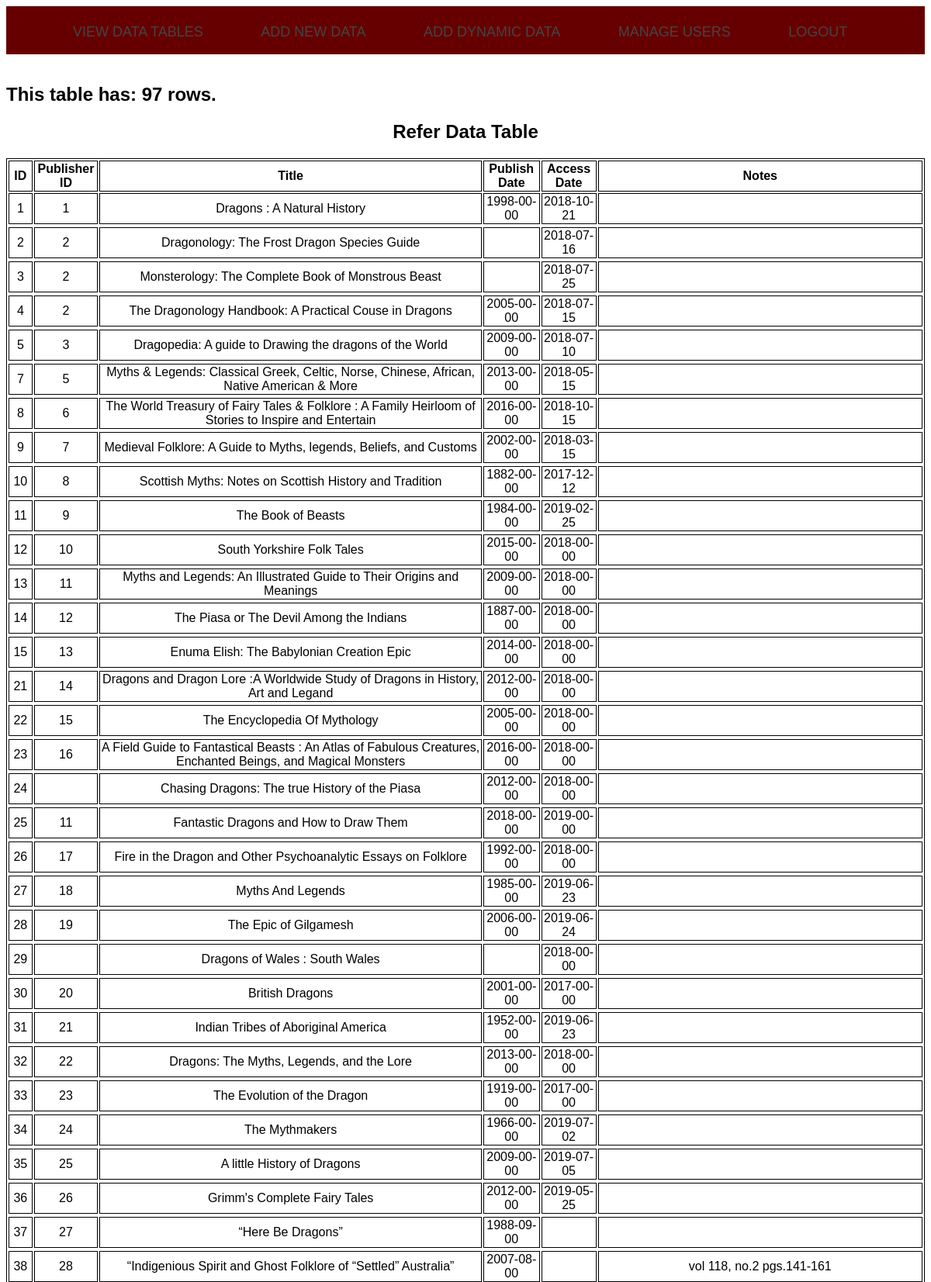
The page /tables/referTable.tab.php (upper part) on the database its author committed.
### tables this page shows
CREATE TABLE `refer` (
  `id` int(11) NOT NULL AUTO_INCREMENT,
  `fkey_publisher_id` int(11) DEFAULT NULL,
  `title` varchar(2000) DEFAULT NULL,
  `publish_date` date DEFAULT NULL,
  `access_date` date DEFAULT NULL,
  `Notes` varchar(1000) DEFAULT NULL,
  PRIMARY KEY (`id`)
);

### tables/referTable.tab.php (the view, shortened to what this page needs)
<?php
  require "../includes/Header.inc.php";
  require "../includes/DBConnection.inc.php";
  $result = $conn->query('SELECT * FROM refer;')
     or die($conn->error);
  $referTableData = [];
  $i = 0;
  while($row = $result->fetch_assoc()) {
    $referTableData[$i] = [$row['id'],
                           $row['fkey_publisher_id'],
                           $row['title'],
                           $row['publish_date'],
                           $row['access_date'],
                           $row['Notes']];
    $i++;
  }
?>
<!DOCTYPE html>
<html>
<head>
<link rel="stylesheet" href="../styles.css">
</head>
<body>
<?php
echo "<br>";
echo "<h2>" . "This table has: " . count($referTableData) .
        " rows." ."</h2>";
?>
<h2 align="center">Refer Data Table</h2>
<table style="width:100%">
  <tr>
    <th>ID</th>
    <th>Publisher ID</th>
    <th>Title</th>
    <th>Publish Date</th>
    <th>Access Date</th>
    <th>Notes</th>
    <?php
    for ($y = 0; $y < count($referTableData); $y++) {
      echo "<tr>";
      for ($z = 0; $z < 6; $z++) {
        echo "<td>" . $referTableData[$y][$z] . "</td>";
      }
      echo "<tr>";
    }
    ?>
</table>
</body>
</html>

### styles.css (style rules this page uses)
body { font-family: Arial, Helvetica, sans-serif; font-weight: 400; }
table, th, td { border: 1px solid black; text-align: center; }
table { width: 100%; }

### rows shown on the page
refer: id "1", fkey_publisher "1", title "Dragons : A Natural History", publish_date "1998-00-00", access_date "2018-10-21"
refer: id "2", fkey_publisher "2", title "Dragonology: The Frost Dragon Species Guide", access_date "2018-07-16"
refer: id "3", fkey_publisher "2", title "Monsterology: The Complete Book of Monstrous Beast", access_date "2018-07-25"
refer: id "4", fkey_publisher "2", title "The Dragonology Handbook: A Practical Couse in Dragons", publish_date "2005-00-00", access_date "2018-07-15"
refer: id "5", fkey_publisher "3", title "Dragopedia: A guide to Drawing the dragons of the World", publish_date "2009-00-00", access_date "2018-07-10"
refer: id "7", fkey_publisher "5", title "Myths & Legends: Classical Greek, Celtic, Norse, Chinese, African, Native American & More", publish_date "2013-00-00", access_date "2018-05-15"
refer: id "8", fkey_publisher "6", title "The World Treasury of Fairy Tales & Folklore : A Family Heirloom of Stories to Inspire and Entertain", publish_date "2016-00-00", access_date "2018-10-15"
refer: id "9", fkey_publisher "7", title "Medieval Folklore: A Guide to Myths, legends, Beliefs, and Customs", publish_date "2002-00-00", access_date "2018-03-15"
refer: id "10", fkey_publisher "8", title "Scottish Myths: Notes on Scottish History and Tradition", publish_date "1882-00-00", access_date "2017-12-12"
refer: id "11", fkey_publisher "9", title "The Book of Beasts", publish_date "1984-00-00", access_date "2019-02-25"
refer: id "12", fkey_publisher "10", title "South Yorkshire Folk Tales", publish_date "2015-00-00", access_date "2018-00-00"
refer: id "13", fkey_publisher "11", title "Myths and Legends: An Illustrated Guide to Their Origins and Meanings", publish_date "2009-00-00", access_date "2018-00-00"
refer: id "14", fkey_publisher "12", title "The Piasa or The Devil Among the Indians", publish_date "1887-00-00", access_date "2018-00-00"
refer: id "15", fkey_publisher "13", title "Enuma Elish: The Babylonian Creation Epic", publish_date "2014-00-00", access_date "2018-00-00"
refer: id "21", fkey_publisher "14", title "Dragons and Dragon Lore :A Worldwide Study of Dragons in History, Art and Legand", publish_date "2012-00-00", access_date "2018-00-00"
refer: id "22", fkey_publisher "15", title "The Encyclopedia Of Mythology", publish_date "2005-00-00", access_date "2018-00-00"
refer: id "23", fkey_publisher "16", title "A Field Guide to Fantastical Beasts : An Atlas of Fabulous Creatures, Enchanted Beings, and Magical Monsters", publish_date "2016-00-00", access_date "2018-00-00"
refer: id "24", title "Chasing Dragons: The true History of the Piasa", publish_date "2012-00-00", access_date "2018-00-00"
refer: id "25", fkey_publisher "11", title "Fantastic Dragons and How to Draw Them", publish_date "2018-00-00", access_date "2019-00-00"
refer: id "26", fkey_publisher "17", title "Fire in the Dragon and Other Psychoanalytic Essays on Folklore", publish_date "1992-00-00", access_date "2018-00-00"
refer: id "27", fkey_publisher "18", title "Myths And Legends", publish_date "1985-00-00", access_date "2019-06-23"
refer: id "28", fkey_publisher "19", title "The Epic of Gilgamesh", publish_date "2006-00-00", access_date "2019-06-24"
refer: id "29", title "Dragons of Wales : South Wales", access_date "2018-00-00"
refer: id "30", fkey_publisher "20", title "British Dragons", publish_date "2001-00-00", access_date "2017-00-00"
refer: id "31", fkey_publisher "21", title "Indian Tribes of Aboriginal America", publish_date "1952-00-00", access_date "2019-06-23"
refer: id "32", fkey_publisher "22", title "Dragons: The Myths, Legends, and the Lore", publish_date "2013-00-00", access_date "2018-00-00"
refer: id "33", fkey_publisher "23", title "The Evolution of the Dragon", publish_date "1919-00-00", access_date "2017-00-00"
refer: id "34", fkey_publisher "24", title "The Mythmakers", publish_date "1966-00-00", access_date "2019-07-02"
refer: id "35", fkey_publisher "25", title "A little History of Dragons", publish_date "2009-00-00", access_date "2019-07-05"
refer: id "36", fkey_publisher "26", title "Grimm's Complete Fairy Tales", publish_date "2012-00-00", access_date "2019-05-25"
refer: id "37", fkey_publisher "27", title "“Here Be Dragons”", publish_date "1988-09-00"
refer: id "38", fkey_publisher "28", title "“Indigenious Spirit and Ghost Folklore of “Settled” Australia”", publish_date "2007-08-00", Notes "vol 118, no.2 pgs.141-161"

### other values the page prints
count($referTableData) "97"
